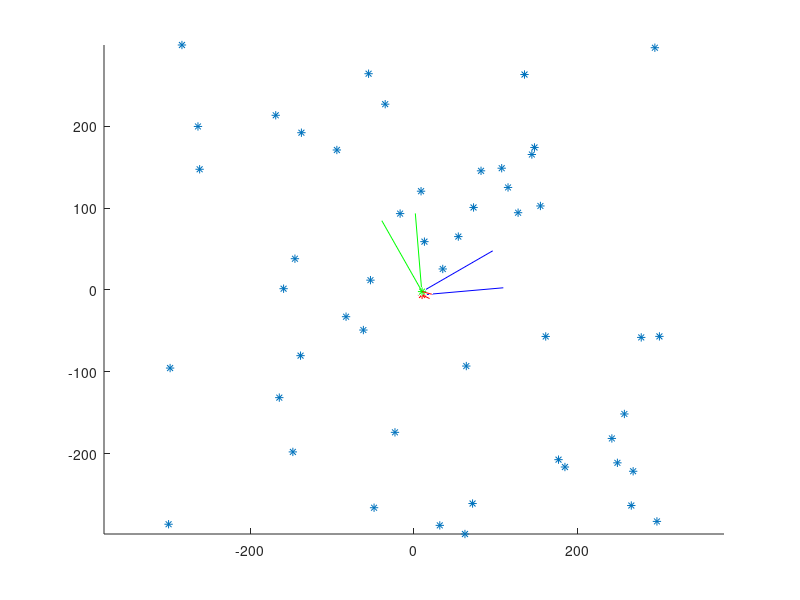

This figure's MATLAB source: (Note: this script raises an error after producing the figure.)
%%%%%%%%%%%%%%%%%%%%%%%%%%%%%%%%%%%%%%%%%%%%%%%%%%%%%%%%%%%%%%%%%%%%%%%%%%%
%%%%%%%%%%%%%%%%%%%%%Motion estimation using 4 points algorithm%%%%%%%%%%%%
%%%%%%%%%%%%%%%%%%%%%                 vs                       %%%%%%%%%%%%
%%%%%%%%%%%%%%%%%%%%%      2 points algorithm with IMU         %%%%%%%%%%%%
%%%%%%%%%%%%%%%%%%%%%        planar scene : homography         %%%%%%%%%%%%
%%%%%%%%%%%%%%%%%%%%%%%%%%%%%%%%%%%%%%%%%%%%%%%%%%%%%%%%%%%%%%%%%%%%%%%%%%%
% Name : Tsagkatatis Ioannis

%
% test 0 : example with a particular data
%
%

close all
clear all
clc


%%%%%%%%%%%%%%%%%%%%%%%%%%%%%%%%%%%%%%%%%%%%%%%%%%%%%%%%%%%%%%%%%%%%%%%%%%%
%%%%%%%%%%%%%%%%%%%%%%%    data generation %%%%%%%%%%%%%%%%%%%%%%%%%%%%%%%%
%%%%%%%%%%%%%%%%%%%%%%%%%%%%%%%%%%%%%%%%%%%%%%%%%%%%%%%%%%%%%%%%%%%%%%%%%%%

lowerbound=-300;
upperbound=300;
nbpoints = 50;
zposition = 500;
P=[lowerbound + (upperbound-lowerbound).*rand(nbpoints,1),...
    lowerbound + (upperbound-lowerbound).*rand(nbpoints,1),...
    zposition*ones(nbpoints,1),...
    ones(nbpoints,1)];

% the data belong on a plane  of equation N'X+d=0 d=-zposition N = [0,0,1]'

%camera parameter (camera is calibrated)
f=1; u0 = 0; v0 = 0;
K=[f 0 u0;0 f v0;0 0 1];
K1=[f 0 u0 0;0 f v0 0;0 0 1 0];

%%%%%%%%%%%%%%%%%%%%%%%    camera 1 %%%%%%%%%%%%%%%%%%%%%%%%%%%%%%%%%%%%%%%
% camera position at time 1
tx1=10; ty1=-2; tz1=20;
% rotation angles in degree
roll1=5; pitch1=5; yaw1=30;

% rotation of the camera 1

Rp1=[cos(deg2rad(pitch1)) 0 sin(deg2rad(pitch1));...
    0 1 0;...
    -sin(deg2rad(pitch1)) 0 cos(deg2rad(pitch1))];
Ry1=[cos(deg2rad(yaw1)) -sin(deg2rad(yaw1)) 0;...
    sin(deg2rad(yaw1)) cos(deg2rad(yaw1)) 0;...
    0 0 1];
Rr1=[1 0 0;...
    0 cos(deg2rad(roll1)) -sin(deg2rad(roll1));...
    0 sin(deg2rad(roll1)) cos(deg2rad(roll1))];
R1=Ry1*Rp1*Rr1;

T1 = [tx1,ty1,tz1]';

% camera image 1 :
for i =1 : nbpoints
    P1(i,:) = K1*[R1' , -R1'*T1; 0 0 0 1]*P(i,:)';
end

%%%%%%%%%%%%%%%%%%%%%%%    camera 2 %%%%%%%%%%%%%%%%%%%%%%%%%%%%%%%%%%%%%%%
% camera position at time 2
tx2=10; ty2=-6; tz2=10;
% rotation angles in degree
roll2=3; pitch2=5; yaw2=5;

% rotation of the camera 2

Rp2=[cos(deg2rad(pitch2)) 0 sin(deg2rad(pitch2));...
    0 1 0;...
    -sin(deg2rad(pitch2)) 0 cos(deg2rad(pitch2))];
Ry2=[cos(deg2rad(yaw2)) -sin(deg2rad(yaw2)) 0;...
    sin(deg2rad(yaw2)) cos(deg2rad(yaw2)) 0;...
    0 0 1];
Rr2=[1 0 0;...
    0 cos(deg2rad(roll2)) -sin(deg2rad(roll2));...
    0 sin(deg2rad(roll2)) cos(deg2rad(roll2))];
R2 =Ry2*Rp2*Rr2;

T2 = [tx2,ty2,tz2]';

% camera image 2 :

for i =1 : nbpoints
    P2(i,:) = K1*[R2' , -R2'*T2; 0 0 0 1]*P(i,:)';
end

%%%%%%%%%%%%%%%%%%%%%%%%%%%%%%%%%%%%%%%%%%%%%%%%%%%%%%%%%%%%%%%%%%%%%%%%%%%
%%%%%%%%%%%%%%%%%%%%%%%    Display data    %%%%%%%%%%%%%%%%%%%%%%%%%%%%%%%%
%%%%%%%%%%%%%%%%%%%%%%%%%%%%%%%%%%%%%%%%%%%%%%%%%%%%%%%%%%%%%%%%%%%%%%%%%%%

figure
hold on
plot3(P(:,1),P(:,2),P(:,3),'*')
plot3(tx1,ty1,tz1,'g*')
Rx = R1*[100,0,0]';
line([tx1,tx1+Rx(1)],[ty1,ty1+Rx(2)],[tz1,tz1+Rx(3)],'Color','b')
Ry = R1*[0,100,0]';
line([tx1,tx1+Ry(1)],[ty1,ty1+Ry(2)],[tz1,tz1+Ry(3)],'Color','g')
Rz = R1*[0,0,100]';
line([tx1,tx1+Rz(1)],[ty1,ty1+Rz(2)],[tz1,tz1+Rz(3)],'Color','r')
plot3(tx2,ty2,tz2,'r*')
Rx = R2*[100,0,0]';
line([tx2,tx2+Rx(1)],[ty2,ty2+Rx(2)],[tz2,tz2+Rx(3)],'Color','b')
Ry = R2*[0,100,0]';
line([tx2,tx2+Ry(1)],[ty2,ty2+Ry(2)],[tz2,tz2+Ry(3)],'Color','g')
Rz = R2*[0,0,100]';
line([tx2,tx2+Rz(1)],[ty2,ty2+Rz(2)],[tz2,tz2+Rz(3)],'Color','r')
axis equal


%%%%%%%%%%%%%%%%%%%%%%%%%%%%%%%%%%%%%%%%%%%%%%%%%%%%%%%%%%%%%%%%%%%%%%%%%%%
%%%%%%%%%%%%%%%%%%%%%%%    4 pts algorithm %%%%%%%%%%%%%%%%%%%%%%%%%%%%%%%%
%%%%%%%%%%%%%%%%%%%%%%%%%%%%%%%%%%%%%%%%%%%%%%%%%%%%%%%%%%%%%%%%%%%%%%%%%%%

% Theoretical Homography H :
N = [0,0,1]';
d = (N'*T1-zposition); 

% get the rotation and trsnlation between two camera and calculate
% theoreotical homography H
Rt = R2'*R1;
Tt = R2'*(T1-T2);
H = Rt-Tt*(R1'*N)'/d;
H=H/H(3,3);

%verification HP1 and GroundTruth will be same!!!
HP1 = H*P1(1,:)';
HP1 = HP1/HP1(3)
GroundTruth = (P2(1,:)/P2(1,3))'


% Homography estimation
% H4pt - the 3x3 homography such that P2 = H*P1
H4pt=homography2d(P1',P2');
H4pt=H4pt/H4pt(3,3);

% Homography decomposition
% solutions = invhomog(H4pt);
% 
% solutions(1).T(:,4)/solutions(1).T(3,4);
% solutions(1).T(1:3,1:3)
% 
% solutions(2).T(:,4)/solutions(2).T(3,4);
% solutions(2).T(1:3,1:3);



%
% Display results
%
disp('### TEST 0 ##');
disp('The Theoretical Homography');
H
disp('Estimated Homography (4 Point Algorithm)');
H4pt

%%%%%%%%%%%%%%%%%%%%%%%%%%%%%%%%%%%%%%%%%%%%%%%%%%%%%%%%%%%%%%%%%%%%%%%%%%%
%%%%%%%%%%%%%%%%%%%%%%%    2 pts algorithm %%%%%%%%%%%%%%%%%%%%%%%%%%%%%%%%
%%%%%%%%%%%%%%%%%%%%%%%%%%%%%%%%%%%%%%%%%%%%%%%%%%%%%%%%%%%%%%%%%%%%%%%%%%%

% HYPOTHESIS roll and pitch angles are known :

% Virtual image from camera 2 (Z axis correpsonds to the vertical)
PV1 = (Rp1*Rr1*P1(:,1:3)')';
PV2 = (Rp2*Rr2*P2(:,1:3)')';

% 2 points algorithm
N =[0 0 1]';

% Theoretical Homogrphy calculation
HV2 = Ry2'*Ry1-Ry2'*(T1-T2)/(N'*T1-zposition)*(Ry1'*N)';

% Verification for one point
HV2*PV1(2,:)'/norm(HV2*PV1(2,:)');
GroundTruth = (PV2(2,:)/norm(PV2(2,:)))';

% Estimated homography from 2 point emthod
H = homography2d2Pt(PV1',PV2');
EstimatedH=H/H(3,3);

%%%%%%%%%%%%%%%%Yaw Estimation (see exercice 1)
%verification of yaw angle calculated from estimated H with ground truth
Yaw= atan2(H(2,1),H(1,1));
YawGroundTruth=deg2rad(yaw1-yaw2);

%Calculation of Azimuthal and elevation angles
Azimuth=atan2(H(2,3),H(1,3));
SEalpha=-((sin(Yaw)/H(2,1))-1);
CEalpha=(-sin(Yaw)/H(2,1)*H(1,3))/cos(Azimuth);
Elevation=atan2(SEalpha,CEalpha);

%calculate translation vector
T2E = [cos(Azimuth)*cos(Elevation);sin(Azimuth)*cos(Elevation);sin(Elevation)];

%Theroretical translation vector
T2t=Ry2'*(T1-T2);

T2t/T2t(3);
T2E/T2E(3);

%
% Display results
%
disp('Theoretical Homography (2 angles known)');
HV2
disp('Verification of theoretical Homography (2 angles known)');
HV2*PV1(2,:)'/norm(HV2*PV1(2,:)')
GroundTruth
disp('Estimated Homography (2+1 Point Algorithm)');
EstimatedH
disp('Verification of Yaw Angle');
Yaw
YawGroundTruth
disp('calculated and Theoretical translational vector');
T2E
T2t
